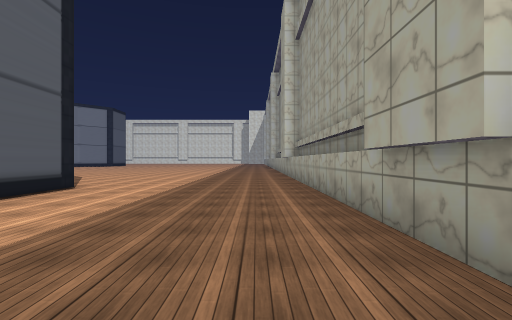
view 1 (above)

19 first-person views from a walk through a Unity game level. The camera is 1.4 m above the floor, looks level and sees 85° across. The floor is counted in squares, 2 m on a side. Each view is taken from the middle of a square. On the plan, view 1 faces up. The plan holds only what a view shows up to about 9 squares ahead; the rest is blank. The place goes on beyond the plan. The player is left out. Some surface patterns are stand-ins.

view 2
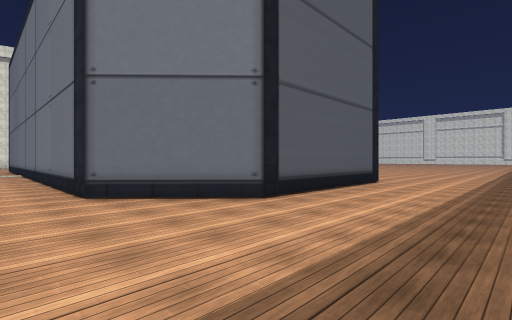

view 3
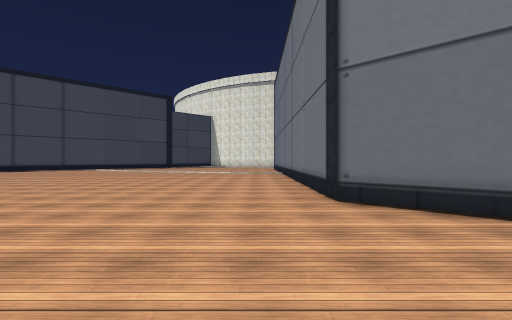

view 4
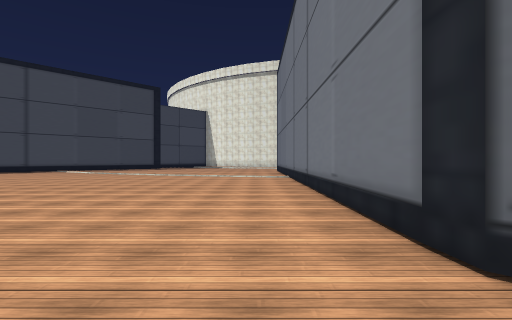

view 5
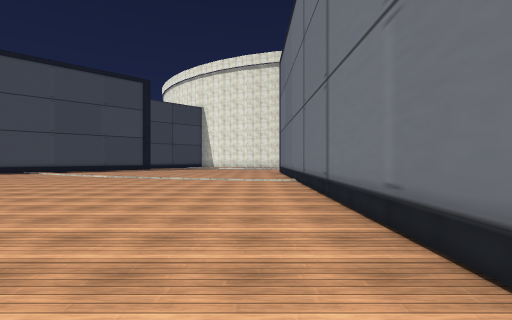

view 6
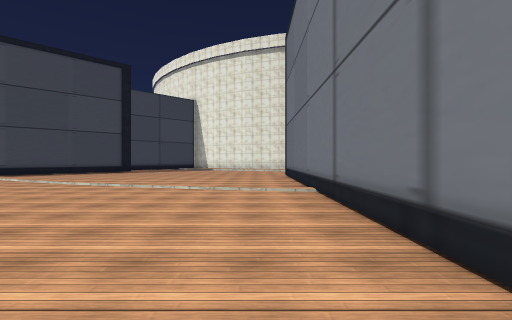

view 7
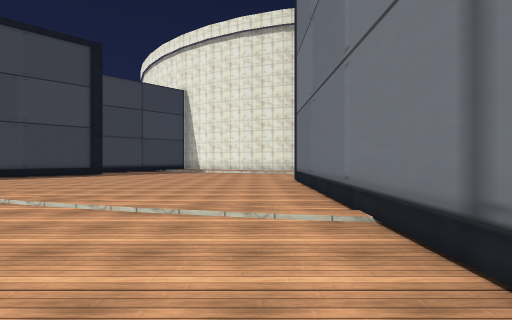

view 8
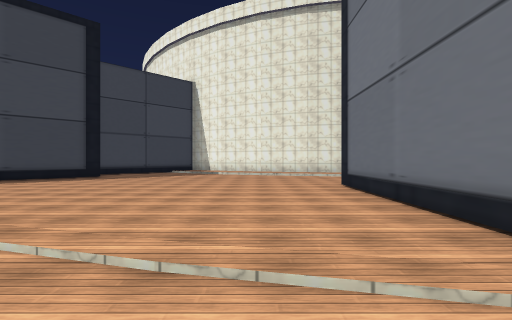

view 9
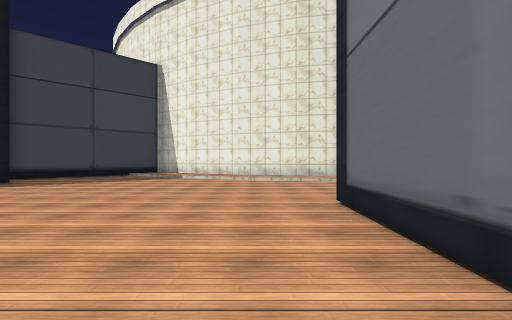

view 10
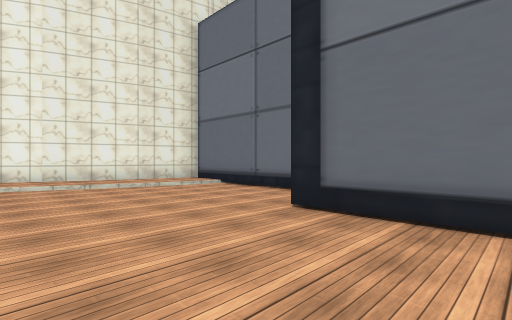

view 11
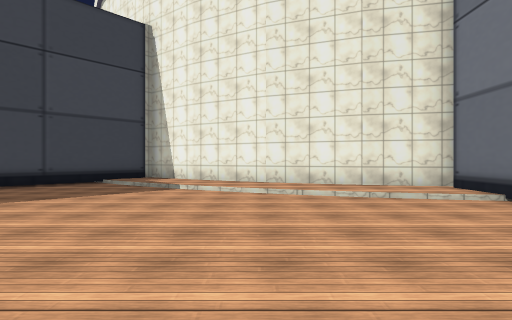

view 12
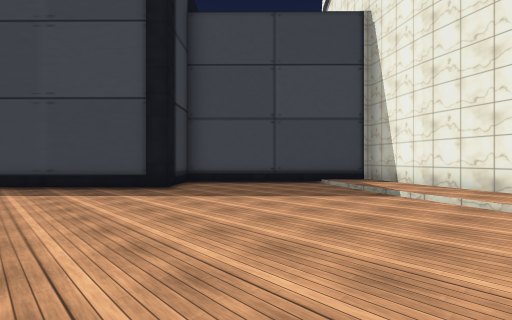

view 13
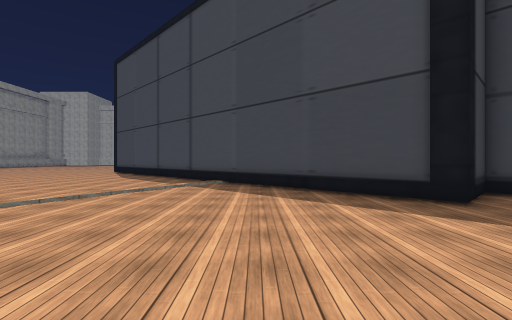

view 14
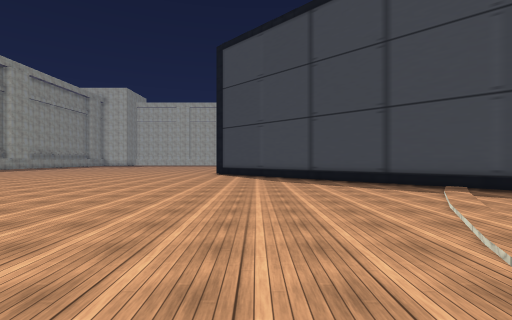

view 15
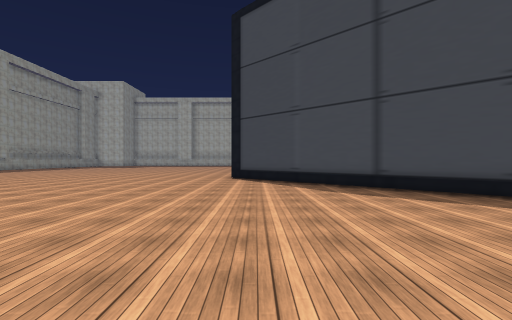

view 16
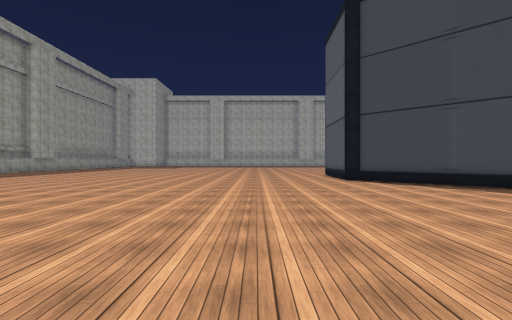

view 17
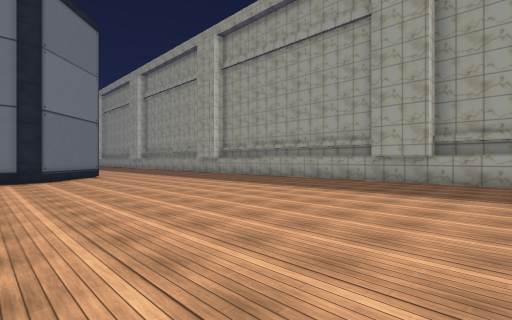

view 18
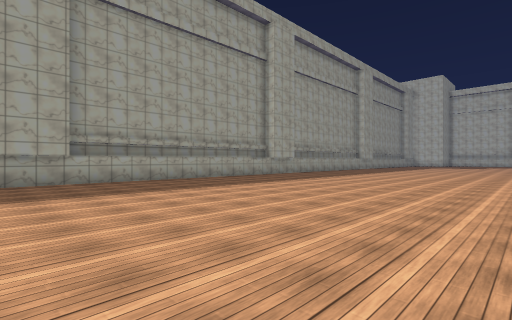

view 19
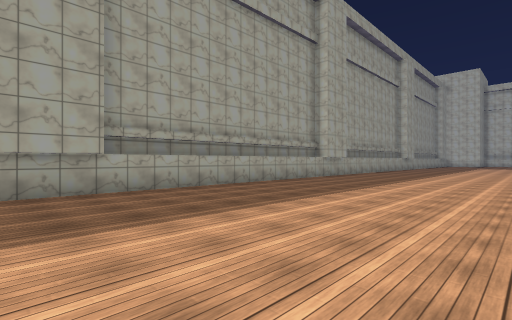

### Floor plan
Key: @ floor where view 1 was taken; # wall or solid block; . main floor; : floor 0.25 m higher than the main floor; / step, stairs or slope.
Columns run from 32 left of view 1 to 2 right of it. Each row starts with its distance up from view 1.
  9                            .......#
  8                            .......#
  7                            #......#
  6                            #......#
  5                            #......#
  4                            #......#
  3                            #......#
  2    ######                  #......#
  1    #:/...                 ##......
  0    #:/....#################.....@
 -1   ##:/........../...............
 -2   #/:........../................
 -3   #:/........../..............
 -4  ##:.........../...............
 -5 ##:/.........../................
 -6 #/:.........../..................
 -7 ##/.........../...................#
 -8  ##..........//...................#
 -9   ##........./....................#
-10    #####....//.....     ..........#
-11     ## ##.../........   ..........#
-12         ##./..........  ..........#
-13          ##/........... ..........#
-14           ##......................
-15            ##....................
-16             ##..................
-17              ##................
-18               ##..............
-19                ##............
-20                 #............

Positions as (right, up) in squares from view 1, and headings:
1: (0, 0), facing up
2: (-1, -2), facing up-left
3: (-2, -2), facing left
4: (-5, -2), facing left
5: (-7, -2), facing left
6: (-10, -2), facing left
7: (-13, -2), facing left
8: (-15, -3), facing left
9: (-18, -2), facing left
10: (-20, -4), facing up-left
11: (-22, -3), facing left
12: (-23, -3), facing down-left
13: (-23, -5), facing down
14: (-17, -7), facing down
15: (-16, -10), facing down
16: (-12, -11), facing down
17: (-8, -11), facing up-right
18: (-8, -7), facing down-right
19: (-5, -7), facing down-right
